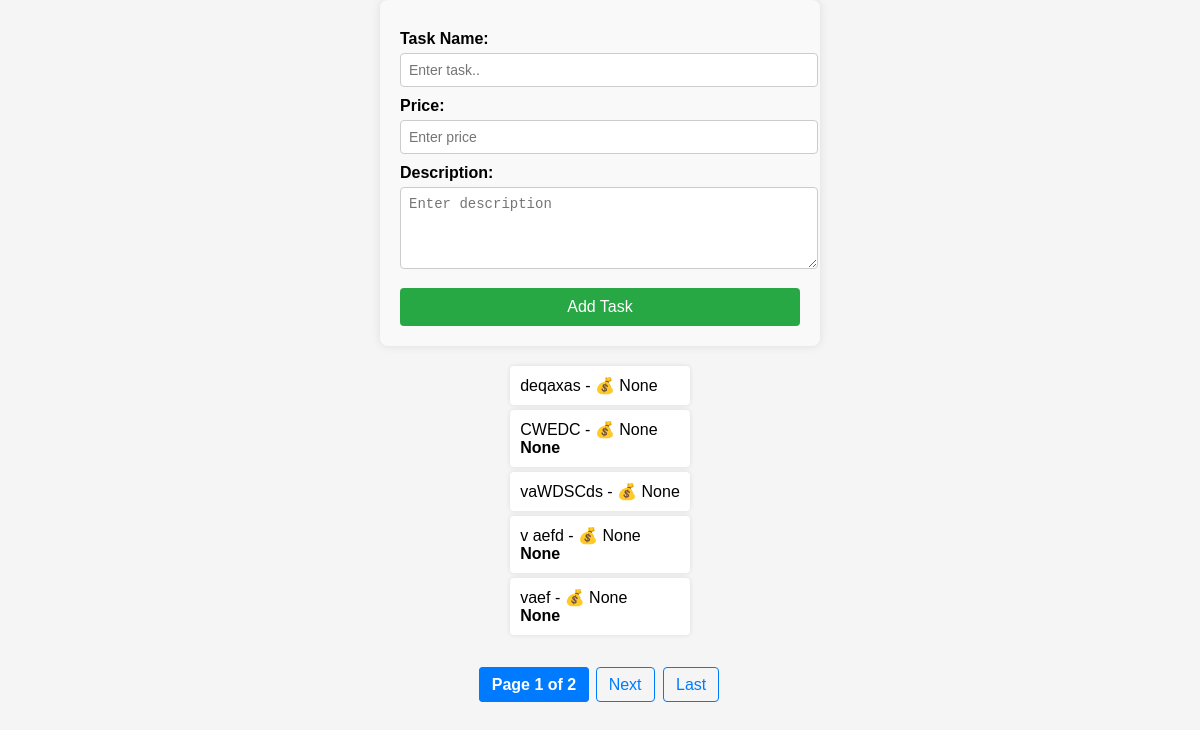
The app's page / (signed in) with its own data.
### books/models.py (models this page shows, shortened)
class Todo(models.Model):
    user = models.ForeignKey(UserModel, on_delete=models.CASCADE, related_name='tasks', null=True, blank=True)
    name = models.CharField(max_length=100)
    description = models.TextField(blank=True, null=True)
    price = models.DecimalField(max_digits=10, decimal_places=2, blank=True, null=True)
    created_at = models.DateTimeField(auto_now_add=True)
    completed = models.BooleanField(default=False)

### books/views.py (the view, shortened to what this page needs)
# urls.py: path('', views.index, name='index'),
@login_required
def index(request):
    user = get_object_or_404(UserModel, username=request.user.username)
    all_tasks = user.tasks.order_by('-pk')
    paginator = Paginator(all_tasks, 5)
    page_number = request.GET.get('page')
    tasks = paginator.get_page(page_number)
    return render(request, 'index.html', {'tasks': tasks})

### templates/index.html (shortened to what this page needs)
<!DOCTYPE html>
<html lang="en">
  <head>
  </head>
  <body>
    <form method="POST">
      <label for="name">Task Name:</label>
      <input
        type="text"
        id="name"
        name="name"
        placeholder="Enter task.."
        required
      />
      <label for="price">Price:</label>
      <input
        type="number"
        id="price"
        name="price"
        placeholder="Enter price "
        step="0.01"
      />
      <label for="description">Description:</label>
      <textarea
        id="description"
        name="description"
        placeholder="Enter description"
        rows="4"
      ></textarea>
      <button type="submit">Add Task</button>
    </form>
    <ul>
      {% if tasks %} {% for task in tasks %}
      <li>
        {{ task.name }} - 💰 {{ task.price }} <br /><strong
          >{{task.description }}</strong
        >
      </li>
      {% endfor %} {% else %}
      <li>No tasks available</li>
      {% endif %}
    </ul>
    <div class="pagination">
      <span class="current"
        >Page {{ tasks.number }} of {{ tasks.paginator.num_pages }}</span
      >
      {% if tasks.has_next %}
      <a href="?page={{ tasks.next_page_number }}">Next</a>
      <a href="?page={{ tasks.paginator.num_pages }}">Last</a>
      {% endif %}
    </div>
  </body>
</html>

### templates/index.html (style rules this page uses)
body { font-family: Arial, sans-serif; background: #f5f5f5; display: flex; flex-direction: column; align-items: center; height: 100vh; margin: 0; }
form { max-width: 400px; width: 100%; padding: 20px; background: #f9f9f9; border-radius: 8px; box-shadow: 0 0 10px rgba(0, 0, 0, 0.1); }
label { display: block; margin-top: 10px; font-weight: bold; }
input, textarea { width: 100%; padding: 8px; margin-top: 5px; border: 1px solid #ccc; border-radius: 4px; font-size: 14px; }
button { width: 100%; padding: 10px; margin-top: 15px; background: #28a745; color: white; border: none; border-radius: 4px; cursor: pointer; font-size: 16px; transition: background 0.3s; }
ul { list-style-type: none; padding: 0; margin-top: 20px; }
li { background: white; padding: 10px; border-radius: 4px; box-shadow: 0 0 5px rgba(0, 0, 0, 0.1); margin-bottom: 5px; }
.pagination { margin-top: 20px; }
.pagination a { text-decoration: none; color: #007bff; padding: 8px 12px; border: 1px solid #007bff; border-radius: 4px; margin: 2px; }
.pagination .current { font-weight: bold; padding: 8px 12px; border: 1px solid #007bff; background: #007bff; color: white; border-radius: 4px; }

### records on screen
Todo: name "deqaxas", price "None"
Todo: name "CWEDC", price "None", description "None"
Todo: name "vaWDSCds", price "None"
Todo: name "v aefd", price "None", description "None"
Todo: name "vaef", price "None", description "None"

### other values on screen
{{ tasks.number }} "1"
{{ tasks.paginator.num_pages }} "2"
